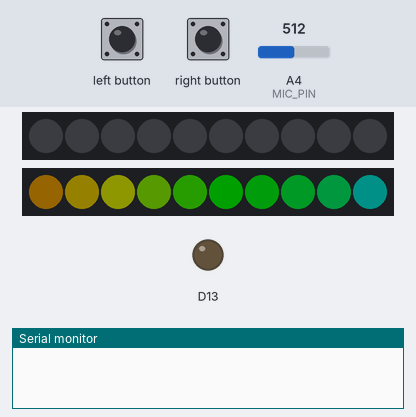
The sketch below on a simulated Adafruit Circuit Playground Express. Shown: 2 × 10 RGB LEDs in strip order, left to right, output pins drawn as LEDs (lit = HIGH), the last lines printed to the serial monitor. The inputs (shaded band) are chosen by the test bench; at power-on: A4 (MIC_PIN) = 512. Dim RGB values are drawn brighter than linear.

Above: at 1.2 s.
1.3 s: left button pressed for 3.2 s
At 3.0 s:
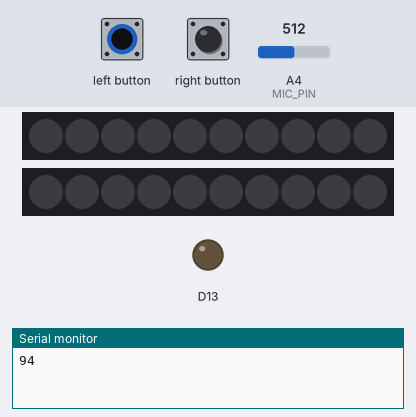
5.1 s: right button pressed for 0.15 s
At 5.26 s:
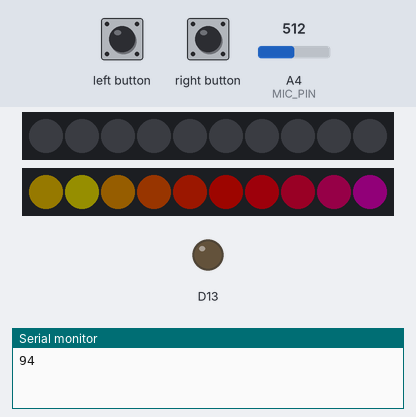
5.8 s: right button pressed for 1 s
At 6.26 s:
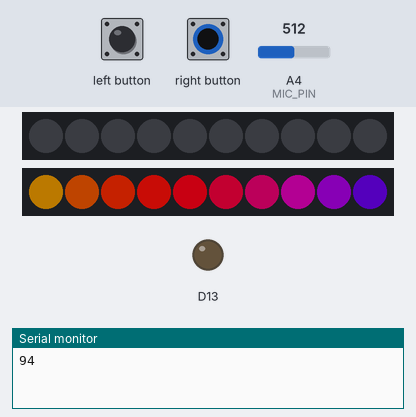
7.4 s: left button pressed for 1 s
At 8.81 s:
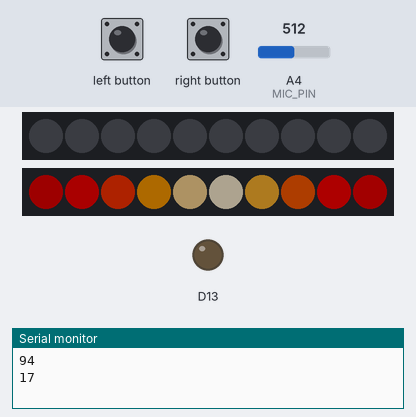
9.0 s: left button pressed for 0.15 s
At 9.46 s:
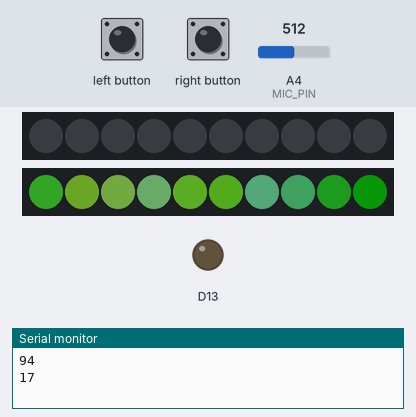
9.7 s: right button pressed for 0.15 s
At 10.47 s:
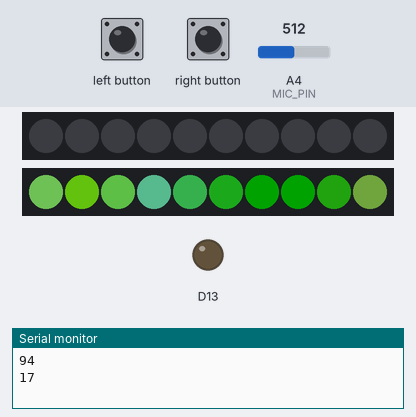

The sketch:

BasicPendant.ino
```cpp
#include <Adafruit_CircuitPlayground.h>
#include <FastLED.h>

// tell FastLEED all about the Circuit Playground's layout

#define CP_PIN     8   //circuit playground's neopixels live on pin 17
#define NUM_LEDS      10   // number of neopixels on the circuit playground
#define COLOR_ORDER GRB

// The right button will control the neopxiels' brightness.  Use these
// varables to control how many brightness levels you'd like.

uint8_t brightness = 30;  // initial brightness level
uint8_t minbrightness = 10;  // minimum brightness level
uint8_t maxbrightness = 180;  //maximum brightness level -- can be set as high as 255
uint8_t brightnessint = 40;  //amount of brightness added for each button press.

int STEPS = 10;  //makes the rainbow colors more or less spread out
int NUM_MODES = 5;  // change this number if you add or subtract modes

CRGB leds[NUM_LEDS];      // set up an LED array

CRGBPalette16 currentPalette;
TBlendType    currentBlending;

int ledMode = 0;       //Initial mode
bool leftButtonPressed;
bool rightButtonPressed;

// SOUND REACTIVE SETUP --------------
// based on Adafruit's VU Meter code: https://learn.adafruit.com/led-ampli-tie/overview?view=all#the-code

#define MIC_PIN         A4                                    // Analog port for microphone
#define DC_OFFSET  0                                          // DC offset in mic signal - if unusure, leave 0
                                                              // I calculated this value by serialprintln lots of mic values
#define NOISE     200                                         // Noise/hum/interference in mic signal and increased value until it went quiet
#define SAMPLES   60                                          // Length of buffer for dynamic level adjustment
#define TOP (NUM_LEDS + 2)                                    // Allow dot to go slightly off scale
#define PEAK_FALL 10                                          // Rate of peak falling dot

byte
  peak      = 0,                                              // Used for falling dot
  dotCount  = 0,                                              // Frame counter for delaying dot-falling speed
  volCount  = 0;                                              // Frame counter for storing past volume data
int
  vol[SAMPLES],                                               // Collection of prior volume samples
  lvl       = 10,                                             // Current audio level, change this number to adjust sensitivity
  minLvlAvg = 0,                                              // For dynamic adjustment of graph low & high
  maxLvlAvg = 512;


// SETUP -----------------------------------------------------
void setup() {
  Serial.begin(57600);
  CircuitPlayground.begin();
  FastLED.addLeds<WS2812B, CP_PIN, COLOR_ORDER>(leds, 10).setCorrection( TypicalLEDStrip );
  currentBlending = LINEARBLEND;
  set_max_power_in_volts_and_milliamps(5, 500);               // FastLED 2.1 Power management set at 5V, 500mA


}

void loop()  {

  leftButtonPressed = CircuitPlayground.leftButton();
  rightButtonPressed = CircuitPlayground.rightButton();

  if (leftButtonPressed) {  //left button cycles through modes
    clearpixels();
    ledMode=ledMode+1;
    delay(300);
    if (ledMode > NUM_MODES){
    ledMode=0;
     }
  }
   if (rightButtonPressed) {   // brightness control button
     brightness = brightness + brightnessint;
     delay(300);
     if (brightness > maxbrightness) {
      brightness=minbrightness;
     }

   }

 switch (ledMode) {
       case 0: currentPalette = RainbowColors_p; rainbow(); break;
       case 1: currentPalette = OceanColors_p; rainbow(); break;
       case 2: currentPalette = LavaColors_p; rainbow(); break;
       case 3: currentPalette = ForestColors_p; rainbow(); break;
       case 4: currentPalette = PartyColors_p; rainbow(); break;
       case 5: soundreactive(); break;
       case 99: clearpixels(); break;

}
}
void clearpixels()
{
  CircuitPlayground.clearPixels();
   for( int i = 0; i < NUM_LEDS; i++) {
   leds[i]= CRGB::Black;
    }
   FastLED.show();
}

void rainbow()
{

  static uint8_t startIndex = 0;
  startIndex = startIndex + 1; /* motion speed */

  FillLEDsFromPaletteColors( startIndex);

  FastLED.show();
  FastLED.delay(20);}

//this bit is in every palette mode, needs to be in there just once
void FillLEDsFromPaletteColors( uint8_t colorIndex)
{
  for( int i = 0; i < NUM_LEDS; i++) {
    leds[i] = ColorFromPalette( currentPalette, colorIndex, brightness, currentBlending);
    colorIndex += STEPS;
  }
}


void soundreactive() {

  uint8_t  i;
  uint16_t minLvl, maxLvl;
  int      n, height;

  n = analogRead(MIC_PIN);                                    // Raw reading from mic
  n = abs(n - 512 - DC_OFFSET);                               // Center on zero

  n = (n <= NOISE) ? 0 : (n - NOISE);                         // Remove noise/hum
  lvl = ((lvl * 7) + n) >> 3;                                 // "Dampened" reading (else looks twitchy)

  // Calculate bar height based on dynamic min/max levels (fixed point):
  height = TOP * (lvl - minLvlAvg) / (long)(maxLvlAvg - minLvlAvg);

  if (height < 0L)       height = 0;                          // Clip output
  else if (height > TOP) height = TOP;
  if (height > peak)     peak   = height;                     // Keep 'peak' dot at top


  // Color pixels based on rainbow gradient
  for (i=0; i<NUM_LEDS; i++) {
    if (i >= height)   leds[i].setRGB( 0, 0,0);
    else leds[i] = CHSV(map(i,0,NUM_LEDS-1,20,70), 255, 255);  //constrained to yellow color, change CHSV values for rainbow
  }

  // Draw peak dot  -- circuit playground
  if (peak > 0 && peak <= NUM_LEDS-1) leds[peak] = CHSV(map(peak,0,NUM_LEDS-1,20,70), 255, 255);

// Every few frames, make the peak pixel drop by 1:

    if (++dotCount >= PEAK_FALL) {                            // fall rate
      if(peak > 0) peak--;
      dotCount = 0;
    }

  vol[volCount] = n;                                          // Save sample for dynamic leveling
  if (++volCount >= SAMPLES) volCount = 0;                    // Advance/rollover sample counter

  // Get volume range of prior frames
  minLvl = maxLvl = vol[0];
  for (i=1; i<SAMPLES; i++) {
    if (vol[i] < minLvl)      minLvl = vol[i];
    else if (vol[i] > maxLvl) maxLvl = vol[i];
  }
  // minLvl and maxLvl indicate the volume range over prior frames, used
  // for vertically scaling the output graph (so it looks interesting
  // regardless of volume level).  If they're too close together though
  // (e.g. at very low volume levels) the graph becomes super coarse
  // and 'jumpy'...so keep some minimum distance between them (this
  // also lets the graph go to zero when no sound is playing):
  if((maxLvl - minLvl) < TOP) maxLvl = minLvl + TOP;
  minLvlAvg = (minLvlAvg * 63 + minLvl) >> 6;                 // Dampen min/max levels
  maxLvlAvg = (maxLvlAvg * 63 + maxLvl) >> 6;                 // (fake rolling average)


show_at_max_brightness_for_power();                         // Power managed FastLED display
  Serial.println(LEDS.getFPS());
}
```

Measured:
- after the input at 1.3 s, the LEDs: change at once (image 1)
- after the input at 5.8 s, the LEDs: first change at once (image 3 shows a later state)
- after the input at 7.4 s, the LEDs: first change at once (image 4 shows a later state)
- after the input at 9.0 s, the LEDs: first change at once (image 5 shows a later state)
- what the display in image 1 shows lasts 0.6 s, from 2.6 s to 3.2 s
